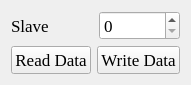
  <widget class="QWidget" name="layoutWidget">
   <property name="geometry">
    <rect>
     <x>520</x>
     <y>120</y>
     <width>169</width>
     <height>64</height>
    </rect>
   </property>
   <property name="font">
    <font>
     <family>Times New Roman</family>
     <pointsize>13</pointsize>
    </font>
   </property>
   <layout class="QGridLayout" name="gridLayout_6">
    <item row="0" column="0">
     <layout class="QGridLayout" name="gridLayout_5">
      <item row="0" column="0">
       <widget class="QLabel" name="label_7">
        <property name="font">
         <font>
          <family>Times New Roman</family>
          <pointsize>13</pointsize>
         </font>
        </property>
        <property name="text">
         <string>Slave</string>
        </property>
       </widget>
      </item>
      <item row="0" column="1">
       <widget class="QSpinBox" name="Slave_1">
        <property name="font">
         <font>
          <family>Times New Roman</family>
          <pointsize>13</pointsize>
         </font>
        </property>
       </widget>
      </item>
     </layout>
    </item>
    <item row="1" column="0">
     <layout class="QGridLayout" name="gridLayout_4">
      <item row="0" column="0">
       <widget class="QPushButton" name="Read_Sl_1">
        <property name="font">
         <font>
          <family>Times New Roman</family>
          <pointsize>13</pointsize>
         </font>
        </property>
        <property name="text">
         <string>Read Data</string>
        </property>
       </widget>
      </item>
      <item row="0" column="1">
       <widget class="QPushButton" name="Write_Sl_1">
        <property name="font">
         <font>
          <family>Times New Roman</family>
          <pointsize>13</pointsize>
         </font>
        </property>
        <property name="text">
         <string>Write Data</string>
        </property>
       </widget>
      </item>
     </layout>
    </item>
   </layout>
  </widget>
